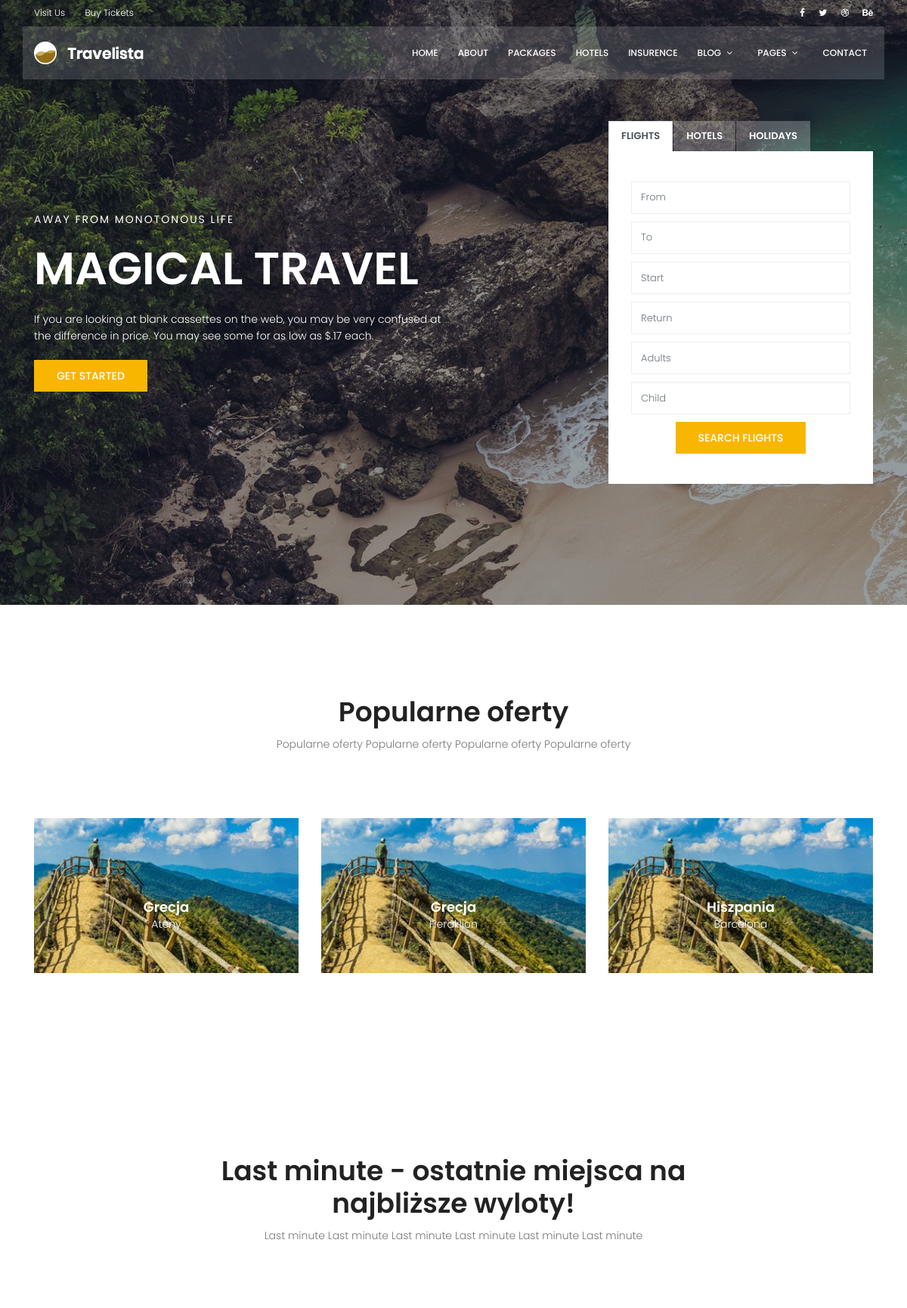
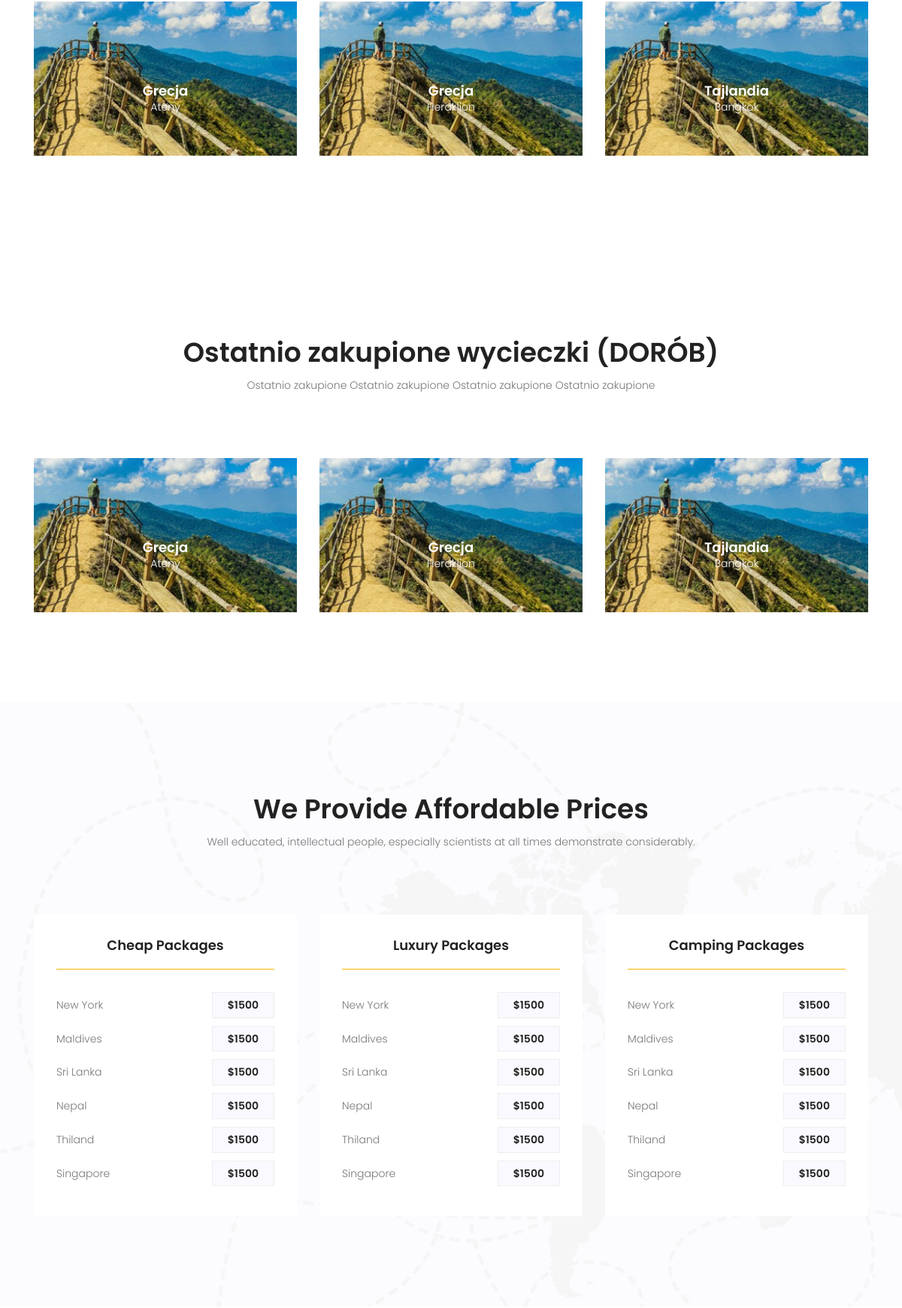
The page / (upper part) on the database its author committed (2 pictures, top to bottom).
### core/models.py (models this page shows, shortened)
class Trip(models.Model):
    departure_city = models.ForeignKey(City, on_delete=models.CASCADE, related_name='departure_city_trips')
    departure_airport = models.ForeignKey(Airport, on_delete=models.CASCADE, related_name='departure_airport_trips')
    arrival_city = models.ForeignKey(City, on_delete=models.CASCADE, related_name='arrival_city_trips')
    arrival_hotel = models.ForeignKey(Hotel, on_delete=models.CASCADE, related_name='arrival_hotel_trips')
    arrival_airport = models.ForeignKey(Airport, on_delete=models.CASCADE, related_name='arrival_airport_trips')
    departure_date = models.DateTimeField()
    arrival_date = models.DateTimeField()
    return_date = models.DateTimeField()
    catering_option = models.CharField(choices=CATERING_OPTIONS, max_length=20)
    price_for_adult = models.DecimalField(decimal_places=2, max_digits=6)
    price_for_child = models.DecimalField(decimal_places=2, max_digits=6)
    promoted = models.BooleanField(default=False)
    adults_number = models.IntegerField(default=0)
    kids_number = models.IntegerField(default=0)

class City(models.Model):
    name = models.CharField(max_length=100)
    country = models.ForeignKey(Country, on_delete=models.CASCADE, related_name='cities')
    class Meta:
        ordering = ['name']
    def __str__(self):
        return self.name

class Country(models.Model):
    name = models.CharField(max_length=50)
    continent = models.ForeignKey(Continent, on_delete=models.CASCADE, related_name='countries')
    class Meta:
        ordering = ['name']
    def __str__(self):
        return self.name

### core/views.py (the view)
# urls.py: path('', TripListView.as_view(), name='promoted_trips'),
class TripListView(ListView):
    model = Trip
    template_name = 'core/index.html'
    def get_context_data(self, *, object_list=None, **kwargs):
        context = super().get_context_data()
        context['promoted_trips'] = Trip.objects.filter(promoted=True)
        context['last_minute_trips'] = Trip.objects.filter(departure_date__lt=now()+datetime.timedelta(30))
        return context

### core/templates/core/index.html (shortened to what this page needs)
{% load static %}
	<!DOCTYPE html>
	<html lang="zxx" class="no-js">
	<head>
			<link rel="stylesheet" href="{% static 'css/linearicons.css' %}">
			<link rel="stylesheet" href="{% static 'css/font-awesome.min.css' %}">
			<link rel="stylesheet" href="{% static 'css/bootstrap.css' %}">
			<link rel="stylesheet" href="{% static 'css/magnific-popup.css' %}">
			<link rel="stylesheet" href="{% static 'css/jquery-ui.css' %}">
			<link rel="stylesheet" href="{% static 'css/nice-select.css' %}">
			<link rel="stylesheet" href="{% static 'css/animate.min.css' %}">
			<link rel="stylesheet" href="{% static 'css/owl.carousel.css' %}">
			<link rel="stylesheet" href="{% static 'css/main.css' %}">
		</head>
		<body>
			<header id="header">
				<div class="header-top">
					<div class="container">
			  		<div class="row align-items-center">
			  			<div class="col-lg-6 col-sm-6 col-6 header-top-left">
			  				<ul>
			  					<li><a href="#">Visit Us</a></li>
			  					<li><a href="#">Buy Tickets</a></li>
			  				</ul>
			  			</div>
			  			<div class="col-lg-6 col-sm-6 col-6 header-top-right">
							<div class="header-social">
								<a href="#"><i class="fa fa-facebook"></i></a>
								<a href="#"><i class="fa fa-twitter"></i></a>
								<a href="#"><i class="fa fa-dribbble"></i></a>
								<a href="#"><i class="fa fa-behance"></i></a>
							</div>
			  			</div>
			  		</div>
					</div>
				</div>
				<div class="container main-menu">
					<div class="row align-items-center justify-content-between d-flex">
				      <div id="logo">
				        <a href="index.html"><img src="{% static 'img/logo.png' %}" alt="" title="" /></a>
				      </div>
				      <nav id="nav-menu-container">
				        <ul class="nav-menu">
				          <li><a href="index.html">Home</a></li>
				          <li><a href="about.html">About</a></li>
				          <li><a href="packages.html">Packages</a></li>
				          <li><a href="hotels.html">Hotels</a></li>
				          <li><a href="insurance.html">Insurence</a></li>
				          <li class="menu-has-children"><a href="">Blog</a>
				          </li>
				          <li class="menu-has-children"><a href="">Pages</a>
				          </li>
				          <li><a href="contact.html">Contact</a></li>
				        </ul>
				      </nav>
					</div>
				</div>
			</header>
			<section class="banner-area relative">
				<div class="overlay overlay-bg"></div>
				<div class="container">
					<div class="row fullscreen align-items-center justify-content-between">
						<div class="col-lg-6 col-md-6 banner-left">
							<h6 class="text-white">Away from monotonous life</h6>
							<h1 class="text-white">Magical Travel</h1>
							<p class="text-white">
								If you are looking at blank cassettes on the web, you may be very confused at the difference in price. You may see some for as low as $.17 each.
							</p>
							<a href="#" class="primary-btn text-uppercase">Get Started</a>
						</div>
						<div class="col-lg-4 col-md-6 banner-right">
							<ul class="nav nav-tabs" id="myTab" role="tablist">
							  <li class="nav-item">
							    <a class="nav-link active" id="flight-tab" data-toggle="tab" href="#flight" role="tab" aria-controls="flight" aria-selected="true">Flights</a>
							  </li>
							  <li class="nav-item">
							    <a class="nav-link" id="hotel-tab" data-toggle="tab" href="#hotel" role="tab" aria-controls="hotel" aria-selected="false">Hotels</a>
							  </li>
							  <li class="nav-item">
							    <a class="nav-link" id="holiday-tab" data-toggle="tab" href="#holiday" role="tab" aria-controls="holiday" aria-selected="false">Holidays</a>
							  </li>
							</ul>
							<div class="tab-content" id="myTabContent">
							  <div class="tab-pane fade show active" id="flight" role="tabpanel" aria-labelledby="flight-tab">
								<form class="form-wrap">
									<input type="text" class="form-control" name="name" placeholder="From " onfocus="this.placeholder = ''" onblur="this.placeholder = 'From '">
									<input type="text" class="form-control" name="to" placeholder="To " onfocus="this.placeholder = ''" onblur="this.placeholder = 'To '">
									<input type="text" class="form-control date-picker" name="start" placeholder="Start " onfocus="this.placeholder = ''" onblur="this.placeholder = 'Start '">
									<input type="text" class="form-control date-picker" name="return" placeholder="Return " onfocus="this.placeholder = ''" onblur="this.placeholder = 'Return '">
									<input type="number" min="1" max="20" class="form-control" name="adults" placeholder="Adults " onfocus="this.placeholder = ''" onblur="this.placeholder = 'Adults '">
									<input type="number" min="1" max="20" class="form-control" name="child" placeholder="Child " onfocus="this.placeholder = ''" onblur="this.placeholder = 'Child '">
									<a href="#" class="primary-btn text-uppercase">Search flights</a>
								</form>
							  </div>
							</div>
						</div>
					</div>
				</div>
			</section>
			<section class="popular-destination-area section-gap">
				<div class="container">
		            <div class="row d-flex justify-content-center">
		                <div class="menu-content pb-70 col-lg-8">
		                    <div class="title text-center">
		                        <h1 class="mb-10">Popularne oferty</h1>
		                        <p>Popularne oferty Popularne oferty Popularne oferty Popularne oferty</p>
		                    </div>
		                </div>
		            </div>
					<div class="row">
						{% for trip in promoted_trips %}
						<div class="col-lg-4">
							<div class="single-destination relative">
								<div class="thumb relative">
									<img class="img-fluid" src="{% static 'img/d3.jpg' %}" alt="">
								</div>
								<div class="desc">
									<h4>{{ trip.arrival_city.country}}</h4>
									<p>{{ trip.arrival_city }}</p>
								</div>
							</div>
						</div>
						{% endfor %}
					</div>
				</div>
			</section>
			<section class="popular-destination-area section-gap">
				<div class="container">
		            <div class="row d-flex justify-content-center">
		                <div class="menu-content pb-70 col-lg-8">
		                    <div class="title text-center">
		                        <h1 class="mb-10">Last minute - ostatnie miejsca na najbliższe wyloty! </h1>
		                        <p>Last minute Last minute Last minute Last minute Last minute Last minute </p>
		                    </div>
		                </div>
		            </div>
					<div class="row">
						{% for trip in last_minute_trips %}
						<div class="col-lg-4">
							<div class="single-destination relative">
								<div class="thumb relative">
									<img class="img-fluid" src="{% static 'img/d3.jpg' %}" alt="">
								</div>
								<div class="desc">
									<h4>{{ trip.arrival_city.country}}</h4>
									<p>{{ trip.arrival_city }}</p>
								</div>
							</div>
						</div>
						{% endfor %}
					</div>
				</div>
			</section>
			<section class="popular-destination-area section-gap">
				<div class="container">
		            <div class="row d-flex justify-content-center">
		                <div class="menu-content pb-70 col-lg-8">
		                    <div class="title text-center">
		                        <h1 class="mb-10">Ostatnio zakupione wycieczki (DORÓB)</h1>
		                        <p>Ostatnio zakupione Ostatnio zakupione Ostatnio zakupione Ostatnio zakupione </p>
		                    </div>
		                </div>
		            </div>
					<div class="row">
						{% for trip in last_minute_trips %}
						<div class="col-lg-4">
							<div class="single-destination relative">
								<div class="thumb relative">
									<img class="img-fluid" src="{% static 'img/d3.jpg' %}" alt="">
								</div>
								<div class="desc">
									<h4>{{ trip.arrival_city.country}}</h4>
									<p>{{ trip.arrival_city }}</p>
								</div>
							</div>
						</div>
						{% endfor %}
					</div>
				</div>
			</section>
			<section class="price-area section-gap">
				<div class="container">
		            <div class="row d-flex justify-content-center">
		                <div class="menu-content pb-70 col-lg-8">
		                    <div class="title text-center">
		                        <h1 class="mb-10">We Provide Affordable Prices</h1>
		                        <p>Well educated, intellectual people, especially scientists at all times demonstrate considerably.</p>
		                    </div>
		                </div>
		            </div>
					<div class="row">
						<div class="col-lg-4">
							<div class="single-price">
								<h4>Cheap Packages</h4>
								<ul class="price-list">
									<li class="d-flex justify-content-between align-items-center">
										<span>New York</span>
										<a href="#" class="price-btn">$1500</a>
									</li>
									<li class="d-flex justify-content-between align-items-center">
										<span>Maldives</span>
										<a href="#" class="price-btn">$1500</a>
									</li>
									<li class="d-flex justify-content-between align-items-center">
										<span>Sri Lanka</span>
										<a href="#" class="price-btn">$1500</a>
									</li>
									<li class="d-flex justify-content-between align-items-center">
										<span>Nepal</span>
										<a href="#" class="price-btn">$1500</a>
									</li>
									<li class="d-flex justify-content-between align-items-center">
										<span>Thiland</span>
										<a href="#" class="price-btn">$1500</a>
									</li>
									<li class="d-flex justify-content-between align-items-center">
										<span>Singapore</span>
										<a href="#" class="price-btn">$1500</a>
									</li>
								</ul>
							</div>
						</div>
						<div class="col-lg-4">
							<div class="single-price">
								<h4>Luxury Packages</h4>
								<ul class="price-list">
									<li class="d-flex justify-content-between align-items-center">
										<span>New York</span>
										<a href="#" class="price-btn">$1500</a>
									</li>
									<li class="d-flex justify-content-between align-items-center">
										<span>Maldives</span>
										<a href="#" class="price-btn">$1500</a>
									</li>
									<li class="d-flex justify-content-between align-items-center">
										<span>Sri Lanka</span>
										<a href="#" class="price-btn">$1500</a>
									</li>
									<li class="d-flex justify-content-between align-items-center">
										<span>Nepal</span>
										<a href="#" class="price-btn">$1500</a>
									</li>
									<li class="d-flex justify-content-between align-items-center">
										<span>Thiland</span>
										<a href="#" class="price-btn">$1500</a>
									</li>
									<li class="d-flex justify-content-between align-items-center">
										<span>Singapore</span>
										<a href="#" class="price-btn">$1500</a>
									</li>
								</ul>
							</div>
						</div>
						<div class="col-lg-4">
							<div class="single-price">
								<h4>Camping Packages</h4>
								<ul class="price-list">
									<li class="d-flex justify-content-between align-items-center">
										<span>New York</span>
										<a href="#" class="price-btn">$1500</a>
									</li>
									<li class="d-flex justify-content-between align-items-center">
										<span>Maldives</span>
										<a href="#" class="price-btn">$1500</a>
									</li>
									<li class="d-flex justify-content-between align-items-center">
										<span>Sri Lanka</span>
										<a href="#" class="price-btn">$1500</a>
									</li>
									<li class="d-flex justify-content-between align-items-center">
										<span>Nepal</span>
										<a href="#" class="price-btn">$1500</a>
									</li>
									<li class="d-flex justify-content-between align-items-center">
										<span>Thiland</span>
										<a href="#" class="price-btn">$1500</a>
									</li>
									<li class="d-flex justify-content-between align-items-center">
										<span>Singapore</span>
										<a href="#" class="price-btn">$1500</a>
									</li>
								</ul>
							</div>
						</div>
					</div>
				</div>
			</section>
		</body>
	</html>

### rows shown on the page
Trip: arrival_city.country "Grecja", arrival_city "Ateny"
Trip: arrival_city.country "Grecja", arrival_city "Heraklion"
Trip: arrival_city.country "Hiszpania", arrival_city "Barcelona"
Trip: arrival_city.country "Tajlandia", arrival_city "Bangkok"
